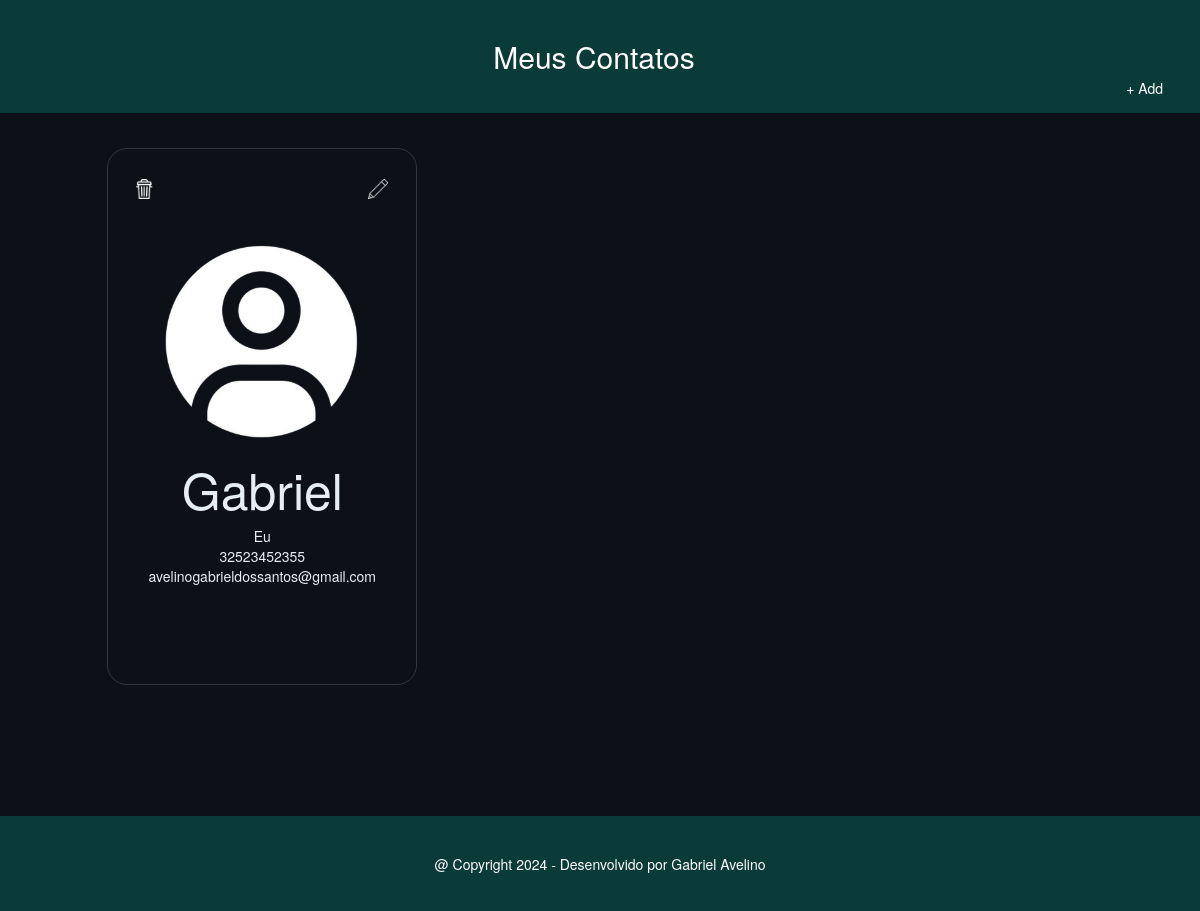
Before: / with the older database file.
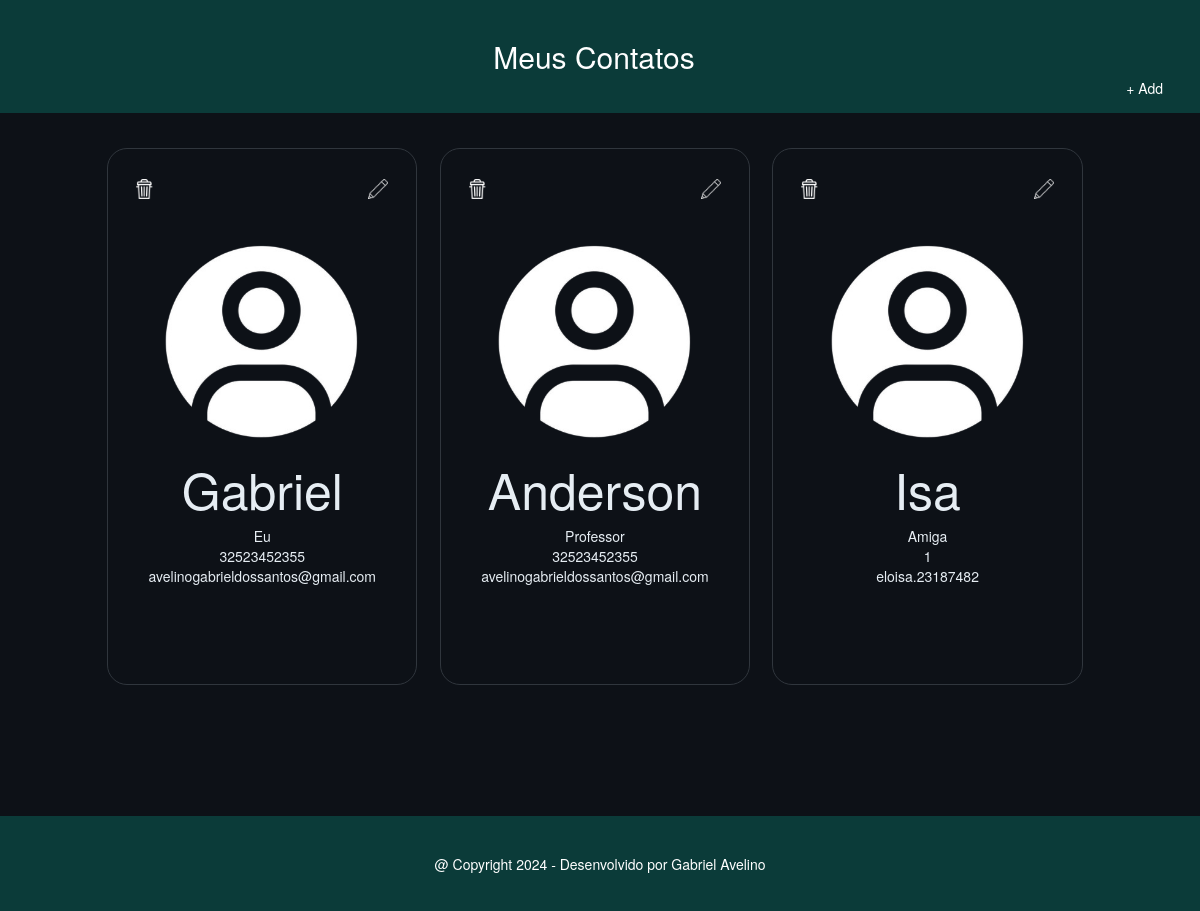
After: the same page with the newer database file.
### mycontacts/models.py (models this page shows)
class Contact(models.Model):
    foto = models.ImageField(upload_to=uploadImageFormater, null=True, blank=True)
    name = models.CharField(max_length=200)
    relation = models.CharField(max_length=200)
    phone = models.CharField(max_length=200)
    email = models.CharField(max_length=200)

### mycontacts/views.py (the view)
# urls.py: re_path(r'^$', views.show),
def show(request):
    contact_list = Contact.objects.all()
    return render(request, 'mycontacts/show.html',{'contacts': contact_list})

### mycontacts/templates/mycontacts/show.html
{% extends 'mycontacts/background.html' %}
{% load static %}
{% block content %}
<div class="container-show">
    <ul class="grid" style="list-style-type: none">
    {% for contact in contacts %}
    <li>
        <div>
            <div class="options">
                <a href="{% url 'delete_contact' contact.id %}"><img class="icon" src="{% static 'img/delete.png' %}" alt=""></a>
                <a href="{% url 'edit_contact' contact.id %}"><img class="icon" src="{% static 'img/lapis.png' %}" alt=""></a>
            </div>
            {% if contact.foto %}
                <img class="user_img" src="{{ contact.foto.url }}" alt="">
            {% else %}
                <img class="user_img" src="{% static 'img/user.png' %}" alt="">
            {% endif %}
            <h2 class="name">{{ contact.name }}</h2>
            <div class="relation">{{ contact.relation }}</div>
            <div class="phone">{{ contact.phone }}</div>
            <div class="email"><a href='{{ contact.email }}'>{{ contact.email }}</a> </div>
        </div>
    </li>
    {%  endfor %}
    </ul>
</div>
{% endblock content %}

### mycontacts/templates/mycontacts/background.html (shortened to what this page needs)
{% load static %}
<!DOCTYPE HTML>
<html lang="en-US">
<head>
    <link rel="stylesheet" href="https://maxcdn.bootstrapcdn.com/bootstrap/3.3.5/css/bootstrap.min.css">
    <link rel="stylesheet" href="https://maxcdn.bootstrapcdn.com/bootstrap/3.3.5/css/bootstrap-theme.min.css">
    <link rel="stylesheet" type="text/css" href="{% static 'css/show.css' %}">
    <link rel="stylesheet" type="text/css" href="{% static 'css/add.css' %}">
</head>
<body>
    <div class="header animation-down">
        <h2><a href="/">Meus Contatos</a></h2>
        <div class="pull-right end">
		    <a href="/add">+ Add</a>
		</div>
    </div>
    <div class="body">
            {% block content %}
    </div>
    <div class="footer">
        <p>@ Copyright 2024 - Desenvolvido por Gabriel Avelino</p>
    </div>
</body>
</html>

### mycontacts/static/css/show.css (style rules this page uses)
html { height: 100%; }
.name { font-size: 50px; }
.grid { overflow: hidden; padding: 2em 2em; max-width: 76em; margin: 0 auto; }
.grid li { padding: 0 0.8em 1.3em; }
.grid li>div { border-bottom: 1.8px solid #30363D; border-right: 1.4px solid #30363D; border-left: 0.7px solid #30363D; border-top: 0.6px solid #30363D; border-radius: 20px; color: #E6EDF3; background: #0D1117; padding: 2em 2em 7em; text-align: center; }
.grid li a { color: #E6EDF3; transition: all ease 0.5s; }
@media all and (min-width: 27em) { .grid li { width: 100%; float: left; } }
@media all and (min-width: 40em) { .grid li { width: 50%; } }
@media all and (min-width: 60em) { .grid li { width: 33%; } }
.container-show { padding-top: 10%; padding-bottom: 7%; }
body { display: flex; flex-direction: column; justify-content: space-between; background-color: #0D1117; position: relative; margin: 0; min-height: 100%; }
.footer { color: white; text-align: center; padding: 0.5px; display: flex; justify-content: center; align-items: center; width: 100%; height: 95px; background-color: #0b3B39; }
.footer>p { margin: 0; }
.header { display: flex; flex-direction: column; align-items: center; color: white; background-color: #0B3B39; width: 100%; position: fixed; text-align: center; transition: all ease .5s; }
.end { align-self: flex-end; }
.header a { text-decoration: none; display: block; color: white; background: center center no-repeat; border-radius: 5px; margin-right: 12px; padding: 15px 25px; transition: 1s all ease; }
.user_img { width: 200px; height: 200px; border-radius: 100px; }
.header h2 { width: 300px; }
.header h2 a { position: relative; top: 20px; text-decoration: none; color: white; padding: 0px 0px; transition: 0.5s all ease; }
.options { display: flex; flex-direction: row; padding-bottom: 3em; justify-content: space-between; }
.icon { width: 20px; height: 20px; transition: all ease 0.5s; }

Changed rows visible on the page:
added Contact: name "Anderson", relation "Professor", phone "32523452355", email "avelinogabrieldossantos@gmail.com"
added Contact: name "Isa", relation "Amiga", phone "1", email "eloisa.23187482"
